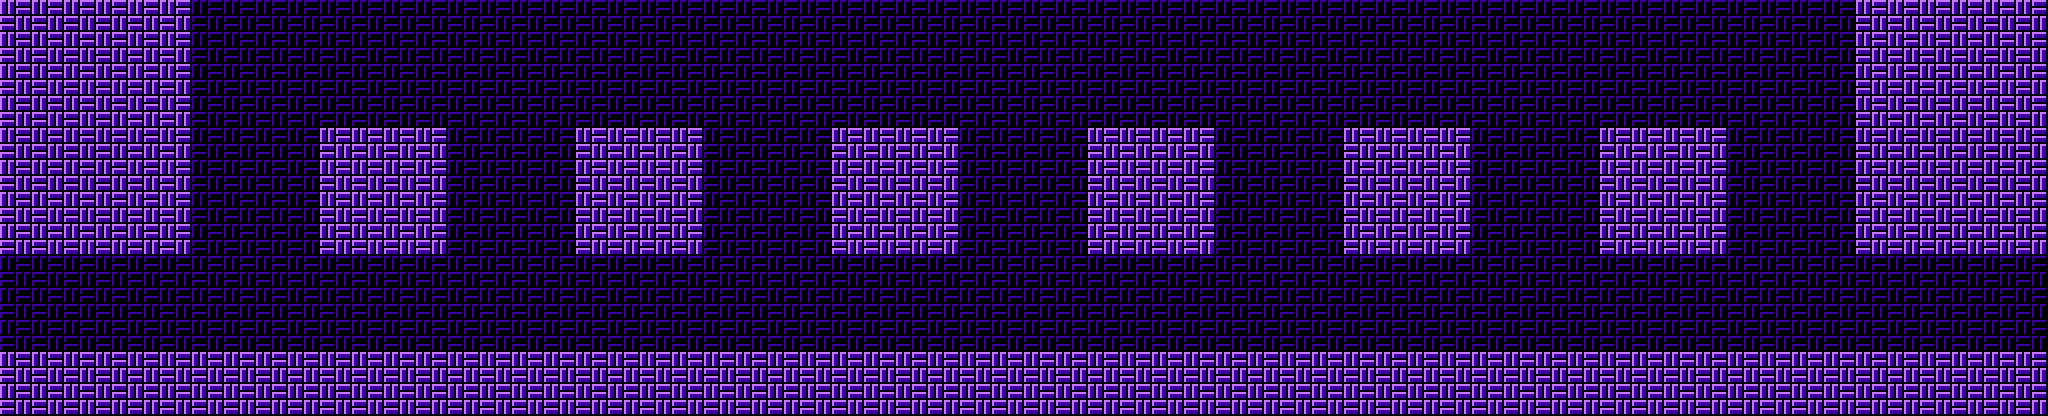

Rendered tile map (Tiled .tmx) drawn with the repository's tilesets; below, a short description and the map source with its tile grids summarised:
An orthogonal 128x26 tile map with 16x16 px tiles, 1 tile layer (base).

<map version="1.8" tiledversion="1.8.2" orientation="orthogonal" renderorder="right-down" width="128" height="26" tilewidth="16" tileheight="16" infinite="0" nextlayerid="6" nextobjectid="1">
 <tileset firstgid="0" source="palace-4.tsx" />
 <layer id="5" name="base" width="128" height="26">
  <data>[3328 cells, 3328 non-empty, 4 distinct tile ids]</data>
 </layer>
</map>
